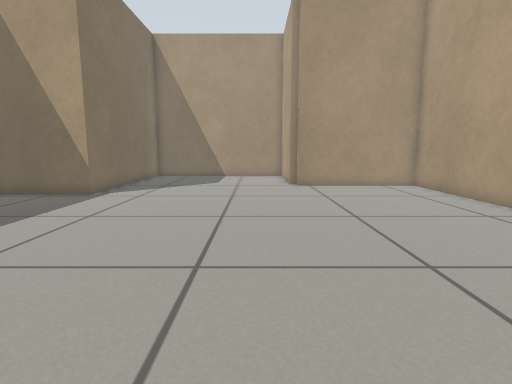
View 1 (above)

14 first-person views from a walk through a world built for the Gazebo simulator. The camera is 0.5 m above the floor, tilts 8° down and sees 80° across. The floor is counted in squares, 0.25 m on a side. Each view is taken from the middle of a square. On the plan, view 1 faces up. The plan holds only what a view shows up to about 17 squares ahead; the rest is blank.

View 2
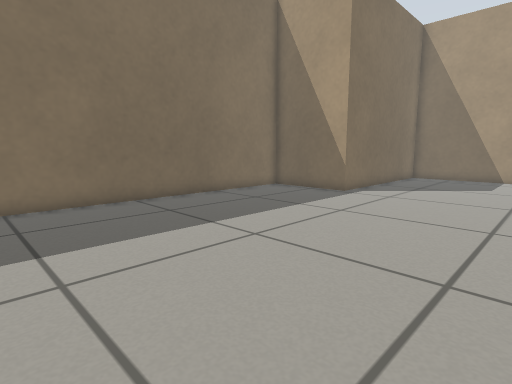

View 3
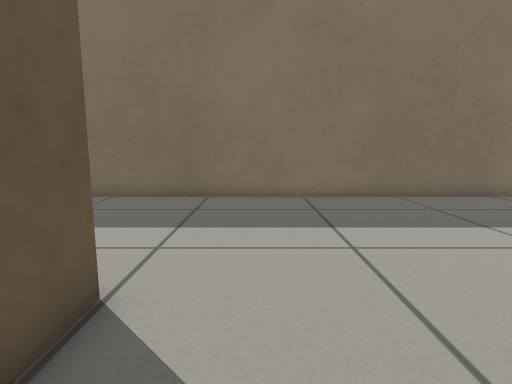

View 4
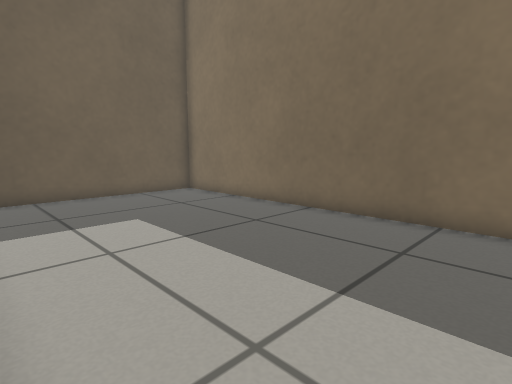

View 5
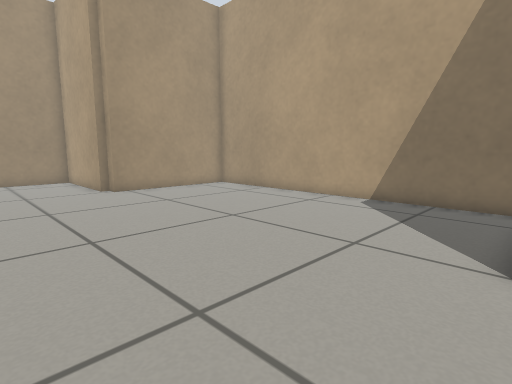

View 6
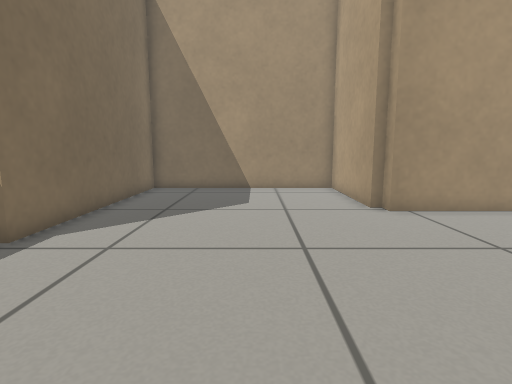

View 7
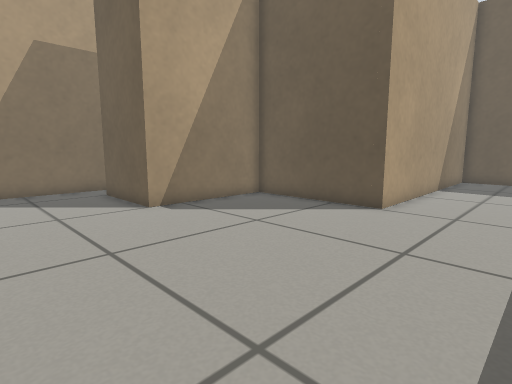

View 8
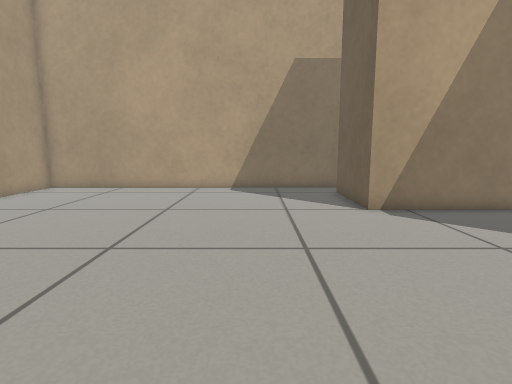

View 9
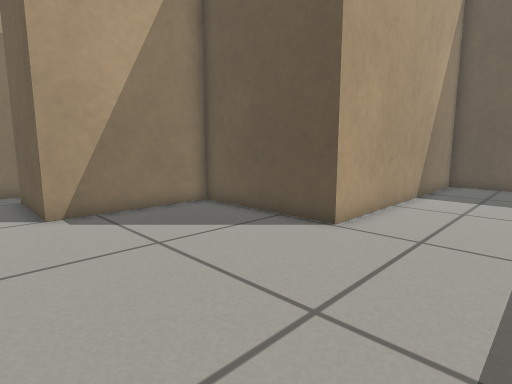

View 10
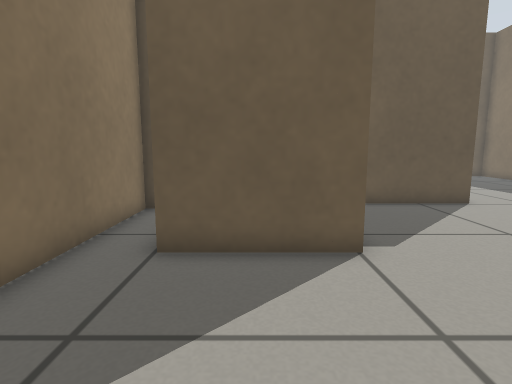

View 11
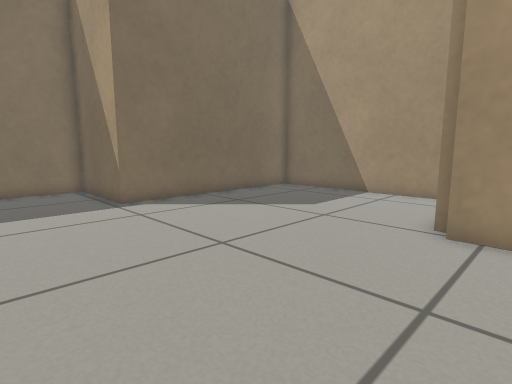

View 12
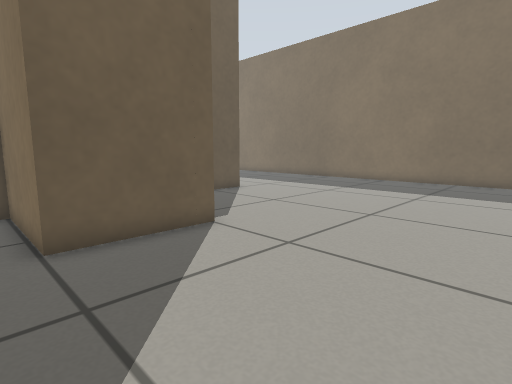

View 13
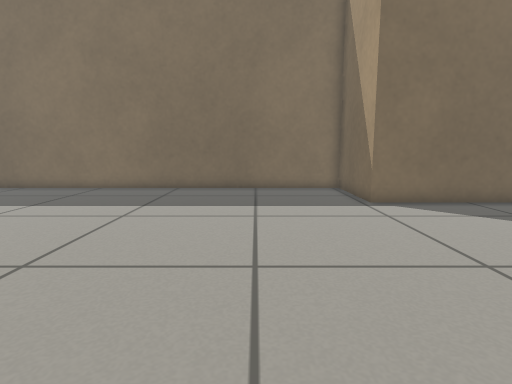

View 14
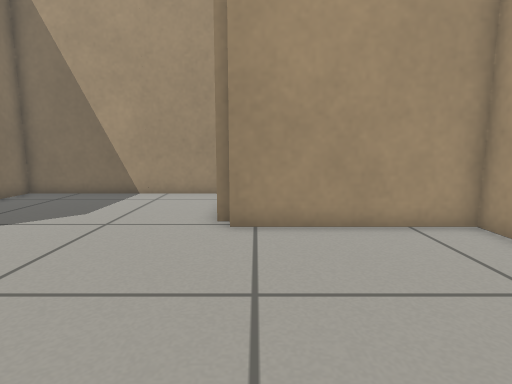

### Floor plan
Points are (right, up) in squares from view 1. A wall is a line through its corners. A room is listed if a view was taken in it or the views show most of it. See-through windows are left out.
Room 1 (views 1, 2, 3, 4, 5, 6, 7, 8, 9, 10, 11, 12, 13, 14)
walls: (2.9, 2.3) (6.9, 2.3) (6.9, -2.1) (8.7, -2.1) (8.7, 16.7) (2.3, 16.7) (2.3, 17.3) (1.9, 17.3) (1.9, 22.7) (-7.3, 22.7) (-7.3, 13.3) (-11.7, 13.3) (-11.7, -14.5) (-2.9, -14.5) (-2.9, -3.1) (2.9, -3.1) (2.9, 2.3)

Where each view was taken, in squares from view 1:
view 1: 0 up, 0 right, facing up
view 2: 0 up, 0 right, facing up-left
view 3: 1 down, 1 right, facing left
view 4: 1 down, 3 left, facing down-left
view 5: 2 up, 3 left, facing up-right
view 6: 7 up, 2 left, facing up
view 7: 7 up, 7 left, facing down-right
view 8: 6 up, 7 left, facing right
view 9: 4 up, 7 left, facing down-right
view 10: 8 up, 5 right, facing down
view 11: 9 up, 4 right, facing up-left
view 12: 9 up, 8 right, facing down-left
view 13: 9 up, 4 right, facing left
view 14: 9 up, 3 right, facing up
